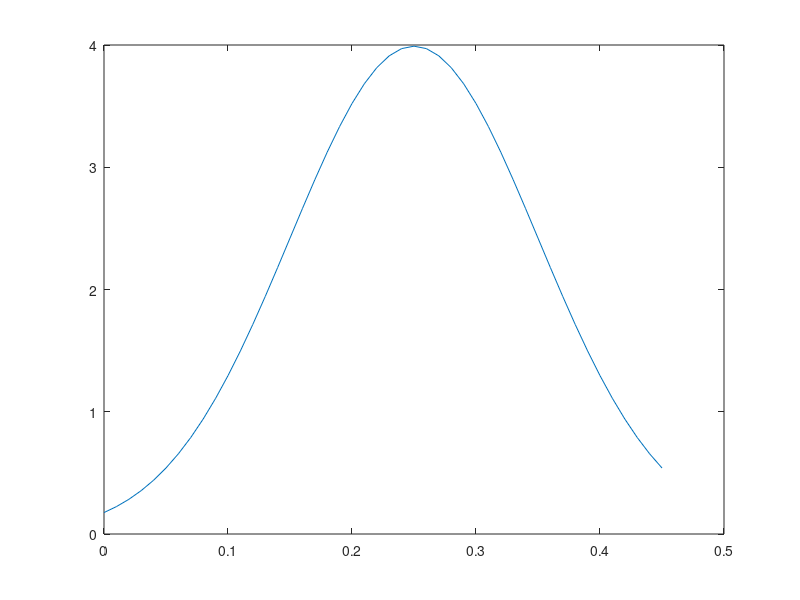

Write the MATLAB code that produced this figure. (Note: this script raises an error after producing the figure.)
clc;
close all;
clear all;

sigma=0.1;
mu=0.25;
pi=3.14;

count=0;

for x=0:0.01:.45
    count=count+1;
    f(count)=(1/(sigma*sqrt(2*pi)))*exp((-(x-mu)^2)/(2*sigma*sigma));
    xaxis(count)=x;
end

figure(1);
plot(xaxis,f);
fsdfsd
pdf=textread('Carriers.txt','%f');
[m,n]=size(pdf);

x=1:m;
x=x*1E-3;

figure(2);
plot(x,pdf);

energy=textread('CarrierEnergy.txt','%f');
[m,n]=size(energy);

x=1:m;

figure(3);
hist(energy,m/100);